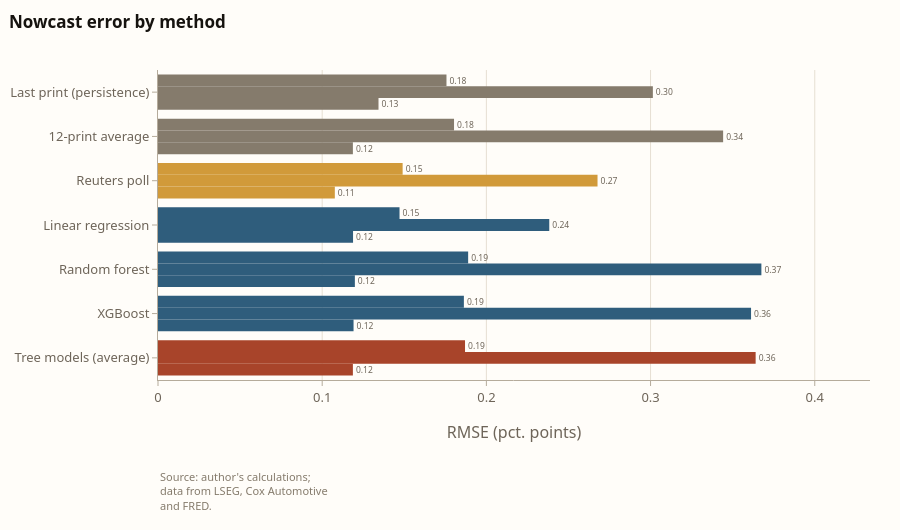

The code cell stored with this chart in its notebook:
### Markdown cell above
## Figure 2: error by method, with a control for the period

### Code cell
ORDER = ["Last month's print (persistence)", "Average of the last 12 prints", "Reuters poll (median)",
         "Linear regression", "Random forest", "Gradient boosting (XGBoost)", "Average of random forest and XGBoost"]
BAR_LABEL = dict(zip(ORDER, ["Last print (persistence)", "12-print average", "Reuters poll", "Linear regression",
                             "Random forest", "XGBoost", "Tree models (average)"]))
PERIODS = {"All test months (Jan 2021 – Oct 2026)": "RMSE, all test months",
           "2021": "RMSE, 2021",
           "2022 – Oct 2026": "RMSE, 2022-2026"}
BAR = {m: (COLORS["grey"] if i < 2 else COLORS["band"] if i == 2 else COLORS["pre"] if i < 6 else COLORS["post"])
       for i, m in enumerate(ORDER)}
fig = go.Figure()
for p_label, col in PERIODS.items():
    vals = metrics.loc[ORDER, col]
    fig.add_trace(go.Bar(
        y=[BAR_LABEL[m] for m in ORDER], x=vals, orientation="h", name=p_label, marker_color=[BAR[m] for m in ORDER],
        text=[f"{v:.2f}" for v in vals], textposition="outside", cliponaxis=False,
        hovertemplate="%{y}<br>RMSE %{x:.2f} percentage points<extra></extra>", showlegend=False))
xmax = float(metrics[list(PERIODS.values())].max().max()) * 1.18
fig.update_layout(**base_layout("Nowcast error by method", height=530, legend_top=False))
fig.update_layout(margin=dict(l=10, t=70, b=150))
fig.update_xaxes(**axis_style("RMSE (pct. points)", range=[0, xmax], nticks=5))
fig.update_yaxes(**axis_style(None, autorange="reversed", showgrid=False, automargin=True))
source_note(fig, MODEL_SOURCE, y=-0.28)
keys = list(PERIODS)
save_html_controls(fig, FIG / "fig2_errors.html",
                   controls=[("period", "Test months:", keys)],
                   visibility={k: [k == j for j in keys] for k in keys})
fig.show()

### Figure 1 — Plotly figure (JSON) as saved in the notebook; plotly's stock layout.template omitted (floating-point values rounded to 4 significant figures)
{"data": [{"cliponaxis": false, "hovertemplate": "%{y}<br>RMSE %{x:.2f} percentage points<extra></extra>", "marker": {"color": ["#857b6c", "#857b6c", "#d19a3a", "#2f5d7c", "#2f5d7c", "#2f5d7c", "#a8442a"]}, "name": "All test months (Jan 2021 – Oct 2026)", "orientation": "h", "showlegend": false, "text": ["0.18", "0.18", "0.15", "0.15", "0.19", "0.19", "0.19"], "textposition": "outside", "type": "bar", "x": [0.1757, 0.1803, 0.149, 0.1471, 0.1889, 0.1863, 0.187], "y": ["Last print (persistence)", "12-print average", "Reuters poll", "Linear regression", "Random forest", "XGBoost", "Tree models (average)"]}, {"cliponaxis": false, "hovertemplate": "%{y}<br>RMSE %{x:.2f} percentage points<extra></extra>", "marker": {"color": ["#857b6c", "#857b6c", "#d19a3a", "#2f5d7c", "#2f5d7c", "#2f5d7c", "#a8442a"]}, "name": "2021", "orientation": "h", "showlegend": false, "text": ["0.30", "0.34", "0.27", "0.24", "0.37", "0.36", "0.36"], "textposition": "outside", "type": "bar", "x": [0.3014, 0.3442, 0.2677, 0.2383, 0.3675, 0.3612, 0.364], "y": ["Last print (persistence)", "12-print average", "Reuters poll", "Linear regression", "Random forest", "XGBoost", "Tree models (average)"]}, {"cliponaxis": false, "hovertemplate": "%{y}<br>RMSE %{x:.2f} percentage points<extra></extra>", "marker": {"color": ["#857b6c", "#857b6c", "#d19a3a", "#2f5d7c", "#2f5d7c", "#2f5d7c", "#a8442a"]}, "name": "2022 – Oct 2026", "orientation": "h", "showlegend": false, "text": ["0.13", "0.12", "0.11", "0.12", "0.12", "0.12", "0.12"], "textposition": "outside", "type": "bar", "x": [0.1343, 0.1187, 0.1077, 0.1188, 0.1199, 0.1191, 0.1187], "y": ["Last print (persistence)", "12-print average", "Reuters poll", "Linear regression", "Random forest", "XGBoost", "Tree models (average)"]}], "layout": {"annotations": [{"align": "left", "font": {"color": "#857b6c", "size": 11}, "showarrow": false, "text": "Source: author's calculations;<br>data from LSEG, Cox Automotive<br>and FRED.", "x": 0, "xanchor": "left", "xref": "paper", "y": -0.28, "yanchor": "top", "yref": "paper"}], "font": {"color": "#6e6559", "family": "Archivo, system-ui, -apple-system, 'Segoe UI', sans-serif", "size": 13}, "height": 530, "hoverlabel": {"bgcolor": "white", "bordercolor": "#e6dfd2", "font": {"color": "#16130f", "family": "Archivo, system-ui, -apple-system, 'Segoe UI', sans-serif", "size": 12}}, "hovermode": "closest", "margin": {"b": 150, "l": 10, "r": 30, "t": 70}, "paper_bgcolor": "#fffdf9", "plot_bgcolor": "#fffdf9", "title": {"font": {"color": "#16130f", "size": 17}, "subtitle": {"font": {"color": "#6e6559", "size": 12}}, "text": "<b>Nowcast error by method</b>", "x": 0.01, "xanchor": "left", "y": 0.97, "yanchor": "top"}, "xaxis": {"gridcolor": "#e6dfd2", "gridwidth": 1, "linecolor": "#b5ab9b", "nticks": 5, "range": [0, 0.4336], "showgrid": true, "showline": true, "tickcolor": "#b5ab9b", "tickfont": {"color": "#6e6559"}, "ticks": "outside", "title": {"font": {"color": "#6e6559"}, "text": "RMSE (pct. points)"}, "zeroline": false}, "yaxis": {"automargin": true, "autorange": "reversed", "gridcolor": "#e6dfd2", "gridwidth": 1, "linecolor": "#b5ab9b", "showgrid": false, "showline": true, "tickcolor": "#b5ab9b", "tickfont": {"color": "#6e6559"}, "ticks": "outside", "title": {}, "zeroline": false}}}
